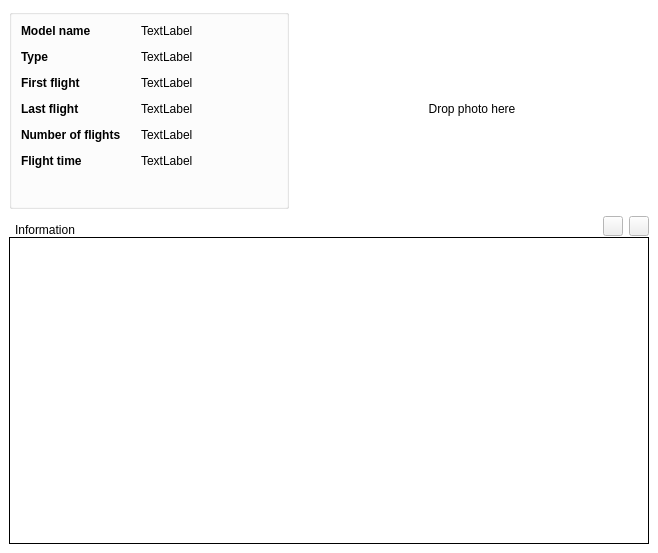
<?xml version="1.0" encoding="UTF-8"?>
<ui version="4.0">
 <class>QTDModelWindow</class>
 <widget class="QMainWindow" name="QTDModelWindow">
  <property name="geometry">
   <rect>
    <x>0</x>
    <y>0</y>
    <width>658</width>
    <height>553</height>
   </rect>
  </property>
  <property name="palette">
   <palette>
    <active>
     <colorrole role="Base">
      <brush brushstyle="SolidPattern">
       <color alpha="255">
        <red>255</red>
        <green>255</green>
        <blue>255</blue>
       </color>
      </brush>
     </colorrole>
     <colorrole role="Window">
      <brush brushstyle="SolidPattern">
       <color alpha="255">
        <red>255</red>
        <green>255</green>
        <blue>255</blue>
       </color>
      </brush>
     </colorrole>
    </active>
    <inactive>
     <colorrole role="Base">
      <brush brushstyle="SolidPattern">
       <color alpha="255">
        <red>255</red>
        <green>255</green>
        <blue>255</blue>
       </color>
      </brush>
     </colorrole>
     <colorrole role="Window">
      <brush brushstyle="SolidPattern">
       <color alpha="255">
        <red>255</red>
        <green>255</green>
        <blue>255</blue>
       </color>
      </brush>
     </colorrole>
    </inactive>
    <disabled>
     <colorrole role="Base">
      <brush brushstyle="SolidPattern">
       <color alpha="255">
        <red>255</red>
        <green>255</green>
        <blue>255</blue>
       </color>
      </brush>
     </colorrole>
     <colorrole role="Window">
      <brush brushstyle="SolidPattern">
       <color alpha="255">
        <red>255</red>
        <green>255</green>
        <blue>255</blue>
       </color>
      </brush>
     </colorrole>
    </disabled>
   </palette>
  </property>
  <property name="windowTitle">
   <string>MainWindow</string>
  </property>
  <widget class="QWidget" name="centralwidget">
   <property name="palette">
    <palette>
     <active>
      <colorrole role="Base">
       <brush brushstyle="SolidPattern">
        <color alpha="255">
         <red>255</red>
         <green>255</green>
         <blue>255</blue>
        </color>
       </brush>
      </colorrole>
      <colorrole role="Window">
       <brush brushstyle="SolidPattern">
        <color alpha="255">
         <red>255</red>
         <green>255</green>
         <blue>255</blue>
        </color>
       </brush>
      </colorrole>
     </active>
     <inactive>
      <colorrole role="Base">
       <brush brushstyle="SolidPattern">
        <color alpha="255">
         <red>255</red>
         <green>255</green>
         <blue>255</blue>
        </color>
       </brush>
      </colorrole>
      <colorrole role="Window">
       <brush brushstyle="SolidPattern">
        <color alpha="255">
         <red>255</red>
         <green>255</green>
         <blue>255</blue>
        </color>
       </brush>
      </colorrole>
     </inactive>
     <disabled>
      <colorrole role="Base">
       <brush brushstyle="SolidPattern">
        <color alpha="255">
         <red>255</red>
         <green>255</green>
         <blue>255</blue>
        </color>
       </brush>
      </colorrole>
      <colorrole role="Window">
       <brush brushstyle="SolidPattern">
        <color alpha="255">
         <red>255</red>
         <green>255</green>
         <blue>255</blue>
        </color>
       </brush>
      </colorrole>
     </disabled>
    </palette>
   </property>
   <layout class="QHBoxLayout" name="horizontalLayout">
    <item>
     <layout class="QVBoxLayout" name="verticalLayout">
      <property name="spacing">
       <number>2</number>
      </property>
      <item>
       <widget class="QWidget" name="widget" native="true">
        <property name="minimumSize">
         <size>
          <width>0</width>
          <height>200</height>
         </size>
        </property>
        <property name="maximumSize">
         <size>
          <width>16777215</width>
          <height>200</height>
         </size>
        </property>
        <layout class="QVBoxLayout" name="verticalLayout_2">
         <property name="leftMargin">
          <number>0</number>
         </property>
         <property name="topMargin">
          <number>0</number>
         </property>
         <property name="rightMargin">
          <number>0</number>
         </property>
         <property name="bottomMargin">
          <number>0</number>
         </property>
         <item>
          <layout class="QHBoxLayout" name="horizontalLayout_2">
           <item>
            <widget class="QGroupBox" name="group_box">
             <property name="enabled">
              <bool>true</bool>
             </property>
             <property name="minimumSize">
              <size>
               <width>280</width>
               <height>0</height>
              </size>
             </property>
             <property name="maximumSize">
              <size>
               <width>200</width>
               <height>16777215</height>
              </size>
             </property>
             <property name="palette">
              <palette>
               <active>
                <colorrole role="WindowText">
                 <brush brushstyle="SolidPattern">
                  <color alpha="255">
                   <red>0</red>
                   <green>0</green>
                   <blue>0</blue>
                  </color>
                 </brush>
                </colorrole>
                <colorrole role="Dark">
                 <brush brushstyle="SolidPattern">
                  <color alpha="255">
                   <red>255</red>
                   <green>255</green>
                   <blue>255</blue>
                  </color>
                 </brush>
                </colorrole>
                <colorrole role="Text">
                 <brush brushstyle="SolidPattern">
                  <color alpha="255">
                   <red>0</red>
                   <green>0</green>
                   <blue>0</blue>
                  </color>
                 </brush>
                </colorrole>
                <colorrole role="ButtonText">
                 <brush brushstyle="SolidPattern">
                  <color alpha="255">
                   <red>0</red>
                   <green>0</green>
                   <blue>0</blue>
                  </color>
                 </brush>
                </colorrole>
               </active>
               <inactive>
                <colorrole role="WindowText">
                 <brush brushstyle="SolidPattern">
                  <color alpha="255">
                   <red>0</red>
                   <green>0</green>
                   <blue>0</blue>
                  </color>
                 </brush>
                </colorrole>
                <colorrole role="Dark">
                 <brush brushstyle="SolidPattern">
                  <color alpha="255">
                   <red>255</red>
                   <green>255</green>
                   <blue>255</blue>
                  </color>
                 </brush>
                </colorrole>
                <colorrole role="Text">
                 <brush brushstyle="SolidPattern">
                  <color alpha="255">
                   <red>0</red>
                   <green>0</green>
                   <blue>0</blue>
                  </color>
                 </brush>
                </colorrole>
                <colorrole role="ButtonText">
                 <brush brushstyle="SolidPattern">
                  <color alpha="255">
                   <red>0</red>
                   <green>0</green>
                   <blue>0</blue>
                  </color>
                 </brush>
                </colorrole>
               </inactive>
               <disabled>
                <colorrole role="WindowText">
                 <brush brushstyle="SolidPattern">
                  <color alpha="255">
                   <red>255</red>
                   <green>255</green>
                   <blue>255</blue>
                  </color>
                 </brush>
                </colorrole>
                <colorrole role="Dark">
                 <brush brushstyle="SolidPattern">
                  <color alpha="255">
                   <red>255</red>
                   <green>255</green>
                   <blue>255</blue>
                  </color>
                 </brush>
                </colorrole>
                <colorrole role="Text">
                 <brush brushstyle="SolidPattern">
                  <color alpha="255">
                   <red>255</red>
                   <green>255</green>
                   <blue>255</blue>
                  </color>
                 </brush>
                </colorrole>
                <colorrole role="ButtonText">
                 <brush brushstyle="SolidPattern">
                  <color alpha="255">
                   <red>255</red>
                   <green>255</green>
                   <blue>255</blue>
                  </color>
                 </brush>
                </colorrole>
               </disabled>
              </palette>
             </property>
             <property name="title">
              <string/>
             </property>
             <property name="flat">
              <bool>true</bool>
             </property>
             <layout class="QHBoxLayout" name="horizontalLayout_3">
              <property name="topMargin">
               <number>9</number>
              </property>
              <item>
               <layout class="QFormLayout" name="formLayout">
                <property name="labelAlignment">
                 <set>Qt::AlignLeading|Qt::AlignLeft|Qt::AlignVCenter</set>
                </property>
                <property name="formAlignment">
                 <set>Qt::AlignLeading|Qt::AlignLeft|Qt::AlignTop</set>
                </property>
                <property name="horizontalSpacing">
                 <number>20</number>
                </property>
                <property name="verticalSpacing">
                 <number>12</number>
                </property>
                <property name="topMargin">
                 <number>0</number>
                </property>
                <item row="0" column="0">
                 <widget class="QLabel" name="label">
                  <property name="styleSheet">
                   <string notr="true">QLabel {font-weight: bold}</string>
                  </property>
                  <property name="text">
                   <string>Model name</string>
                  </property>
                 </widget>
                </item>
                <item row="0" column="1">
                 <widget class="QLabel" name="label_statistics_0">
                  <property name="text">
                   <string>TextLabel</string>
                  </property>
                 </widget>
                </item>
                <item row="1" column="0">
                 <widget class="QLabel" name="label_3">
                  <property name="styleSheet">
                   <string notr="true">QLabel {font-weight: bold}</string>
                  </property>
                  <property name="text">
                   <string>Type</string>
                  </property>
                 </widget>
                </item>
                <item row="1" column="1">
                 <widget class="QLabel" name="label_statistics_1">
                  <property name="text">
                   <string>TextLabel</string>
                  </property>
                 </widget>
                </item>
                <item row="2" column="0">
                 <widget class="QLabel" name="label_5">
                  <property name="styleSheet">
                   <string notr="true">QLabel {font-weight: bold}</string>
                  </property>
                  <property name="text">
                   <string>First flight</string>
                  </property>
                 </widget>
                </item>
                <item row="2" column="1">
                 <widget class="QLabel" name="label_statistics_2">
                  <property name="text">
                   <string>TextLabel</string>
                  </property>
                 </widget>
                </item>
                <item row="3" column="0">
                 <widget class="QLabel" name="label_7">
                  <property name="styleSheet">
                   <string notr="true">QLabel {font-weight: bold}</string>
                  </property>
                  <property name="text">
                   <string>Last flight</string>
                  </property>
                 </widget>
                </item>
                <item row="3" column="1">
                 <widget class="QLabel" name="label_statistics_3">
                  <property name="text">
                   <string>TextLabel</string>
                  </property>
                 </widget>
                </item>
                <item row="4" column="0">
                 <widget class="QLabel" name="label_9">
                  <property name="styleSheet">
                   <string notr="true">QLabel {font-weight: bold}</string>
                  </property>
                  <property name="text">
                   <string>Number of flights</string>
                  </property>
                 </widget>
                </item>
                <item row="4" column="1">
                 <widget class="QLabel" name="label_statistics_4">
                  <property name="text">
                   <string>TextLabel</string>
                  </property>
                 </widget>
                </item>
                <item row="5" column="0">
                 <widget class="QLabel" name="label_11">
                  <property name="styleSheet">
                   <string notr="true">QLabel {font-weight: bold}</string>
                  </property>
                  <property name="text">
                   <string>Flight time</string>
                  </property>
                 </widget>
                </item>
                <item row="5" column="1">
                 <widget class="QLabel" name="label_statistics_5">
                  <property name="text">
                   <string>TextLabel</string>
                  </property>
                 </widget>
                </item>
               </layout>
              </item>
             </layout>
            </widget>
           </item>
           <item>
            <widget class="QWidget" name="widget_3" native="true">
             <property name="acceptDrops">
              <bool>true</bool>
             </property>
             <layout class="QVBoxLayout" name="verticalLayout_3">
              <property name="leftMargin">
               <number>0</number>
              </property>
              <property name="topMargin">
               <number>0</number>
              </property>
              <property name="rightMargin">
               <number>0</number>
              </property>
              <property name="bottomMargin">
               <number>0</number>
              </property>
              <item>
               <layout class="QHBoxLayout" name="layout_photo">
                <item>
                 <widget class="QLabel" name="label_photo">
                  <property name="minimumSize">
                   <size>
                    <width>348</width>
                    <height>0</height>
                   </size>
                  </property>
                  <property name="acceptDrops">
                   <bool>true</bool>
                  </property>
                  <property name="text">
                   <string>Drop photo here</string>
                  </property>
                  <property name="alignment">
                   <set>Qt::AlignCenter</set>
                  </property>
                 </widget>
                </item>
               </layout>
              </item>
             </layout>
            </widget>
           </item>
          </layout>
         </item>
        </layout>
       </widget>
      </item>
      <item>
       <widget class="QWidget" name="widget_2" native="true">
        <layout class="QVBoxLayout" name="verticalLayout_4">
         <property name="spacing">
          <number>0</number>
         </property>
         <property name="leftMargin">
          <number>0</number>
         </property>
         <property name="topMargin">
          <number>0</number>
         </property>
         <property name="rightMargin">
          <number>0</number>
         </property>
         <property name="bottomMargin">
          <number>0</number>
         </property>
         <item>
          <widget class="QWidget" name="widget_4" native="true">
           <property name="minimumSize">
            <size>
             <width>0</width>
             <height>26</height>
            </size>
           </property>
           <property name="maximumSize">
            <size>
             <width>16777215</width>
             <height>26</height>
            </size>
           </property>
           <layout class="QHBoxLayout" name="horizontalLayout_6">
            <property name="leftMargin">
             <number>0</number>
            </property>
            <property name="topMargin">
             <number>0</number>
            </property>
            <property name="rightMargin">
             <number>0</number>
            </property>
            <property name="bottomMargin">
             <number>0</number>
            </property>
            <item>
             <layout class="QHBoxLayout" name="horizontalLayout_5">
              <property name="leftMargin">
               <number>6</number>
              </property>
              <property name="topMargin">
               <number>4</number>
              </property>
              <item>
               <widget class="QLabel" name="label_information">
                <property name="minimumSize">
                 <size>
                  <width>100</width>
                  <height>0</height>
                 </size>
                </property>
                <property name="text">
                 <string>Information</string>
                </property>
                <property name="alignment">
                 <set>Qt::AlignBottom|Qt::AlignLeading|Qt::AlignLeft</set>
                </property>
               </widget>
              </item>
              <item>
               <spacer name="horizontalSpacer">
                <property name="orientation">
                 <enum>Qt::Horizontal</enum>
                </property>
                <property name="sizeHint" stdset="0">
                 <size>
                  <width>40</width>
                  <height>20</height>
                 </size>
                </property>
               </spacer>
              </item>
              <item>
               <widget class="QPushButton" name="push_button_clear">
                <property name="minimumSize">
                 <size>
                  <width>20</width>
                  <height>20</height>
                 </size>
                </property>
                <property name="maximumSize">
                 <size>
                  <width>20</width>
                  <height>20</height>
                 </size>
                </property>
                <property name="text">
                 <string/>
                </property>
               </widget>
              </item>
              <item>
               <widget class="QPushButton" name="push_button_screenshot">
                <property name="minimumSize">
                 <size>
                  <width>20</width>
                  <height>20</height>
                 </size>
                </property>
                <property name="maximumSize">
                 <size>
                  <width>20</width>
                  <height>20</height>
                 </size>
                </property>
                <property name="text">
                 <string/>
                </property>
               </widget>
              </item>
             </layout>
            </item>
           </layout>
          </widget>
         </item>
         <item>
          <widget class="QTextEdit" name="text_edit_info">
           <property name="frameShape">
            <enum>QFrame::Panel</enum>
           </property>
           <property name="frameShadow">
            <enum>QFrame::Plain</enum>
           </property>
          </widget>
         </item>
        </layout>
       </widget>
      </item>
     </layout>
    </item>
   </layout>
  </widget>
 </widget>
 <resources/>
 <connections/>
</ui>
